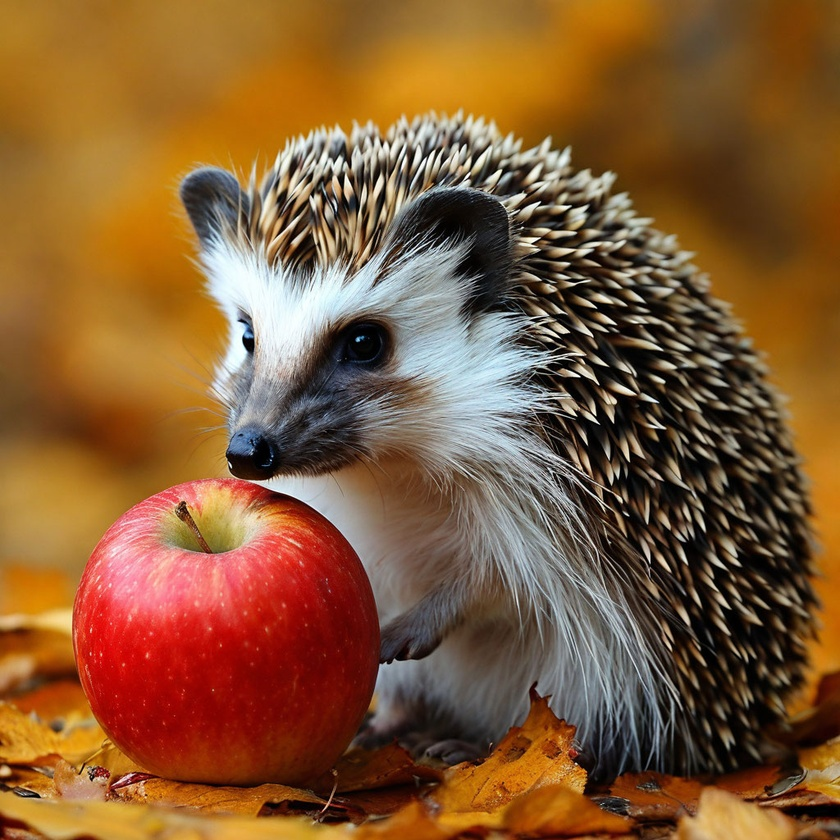
#> input picture 4.jpeg, 840 x 840 px, shrunk from 1024 x 1024 before the run
$ python main.py
#> lines starting #> are read from the running program, lines starting #| are printed output that depends on the picture
#Открытие изображения в openCV
#pip install opencv-python  -  установка библиотеки
import cv2

pic = cv2.imread(r"4.jpeg")
#> pic is the input picture: shape (840, 840, 3); mean B, G, R 52.7, 90.3, 131.6
mode = 0
b,g,r = cv2.split(pic)
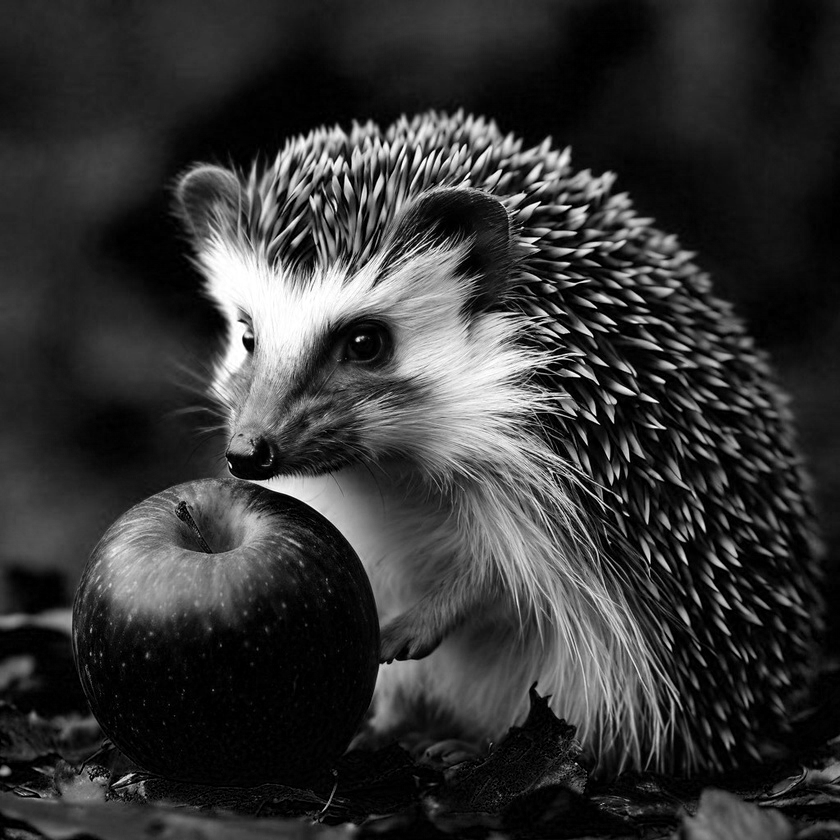
#> b: shape (840, 840); min 0, max 255, mean 52.7
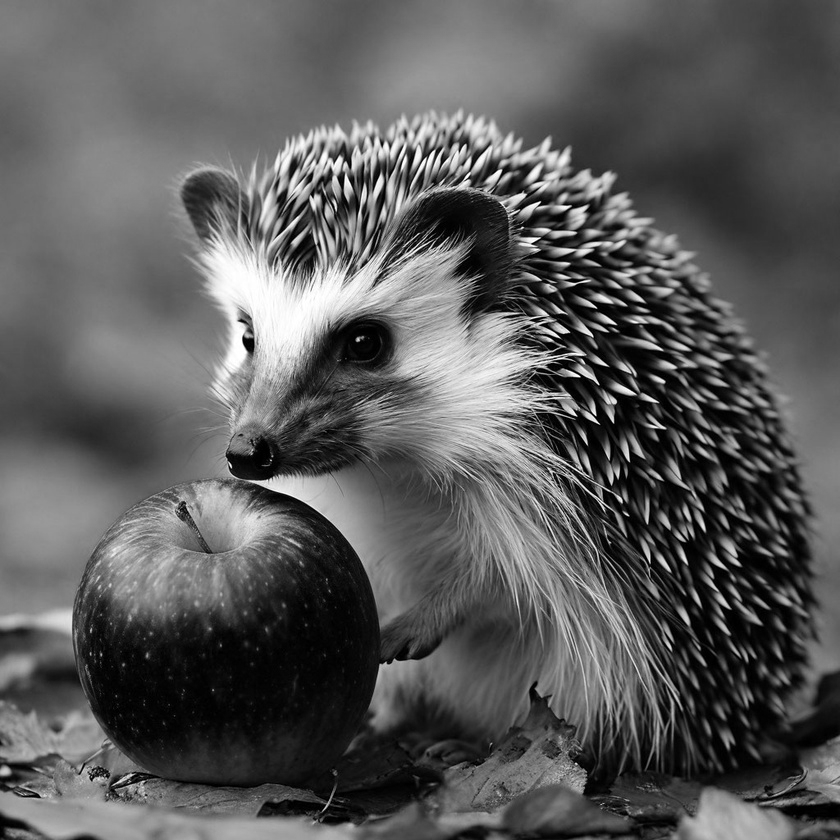
#> g: shape (840, 840); min 0, max 255, mean 90.3
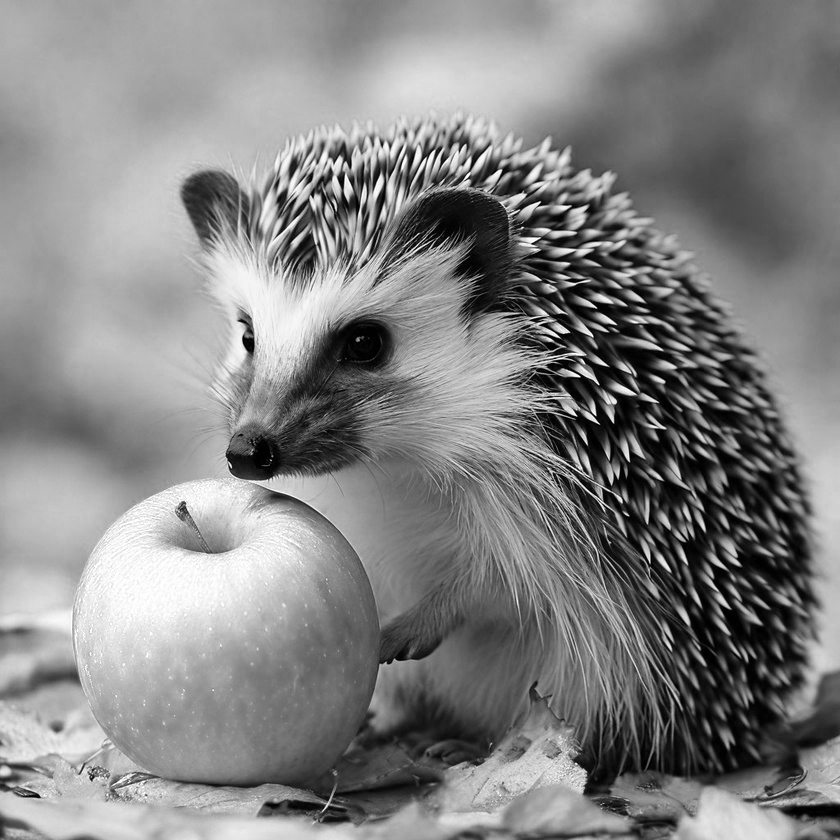
#> r: shape (840, 840); min 0, max 255, mean 131.6
while True:
    if(mode == 0):
        cv2.imshow("4",pic)
    elif(mode == 1):
        cv2.imshow("4",r)
    elif(mode == 2):
        cv2.imshow("4",g)
    elif(mode == 3):
        cv2.imshow("4",b)
    key = cv2.waitKey(33)
#> (key Esc is pressed here)
    print(key)
    if(key == 27):
        break
    elif(key == 114):
        mode = 1
    elif(key == 103):
        mode = 2
    elif(key == 98):
        mode = 3
    elif(key == 32):
        mode = 0
cv2.destroyAllWindows()

$ run again, with 1.jpeg copied over 4.jpeg
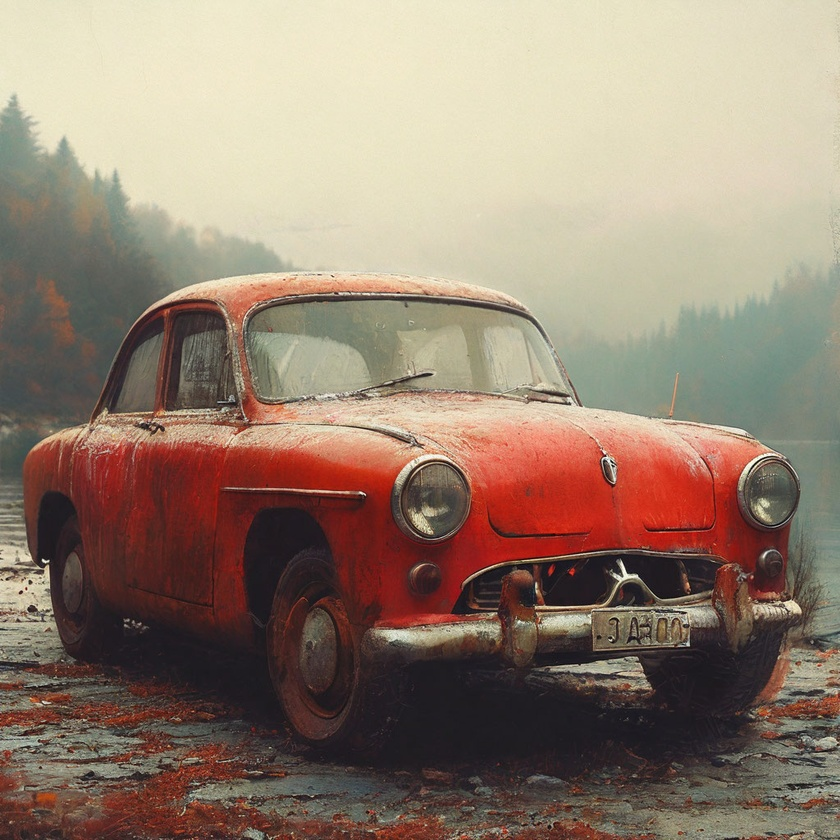
#> input picture 1.jpeg, 840 x 840 px, shrunk from 1024 x 1024 before the run
#> pic is the input picture: shape (840, 840, 3); mean B, G, R 112.3, 128.3, 147.8
#> `b,g,r = cv2.split(pic)`:
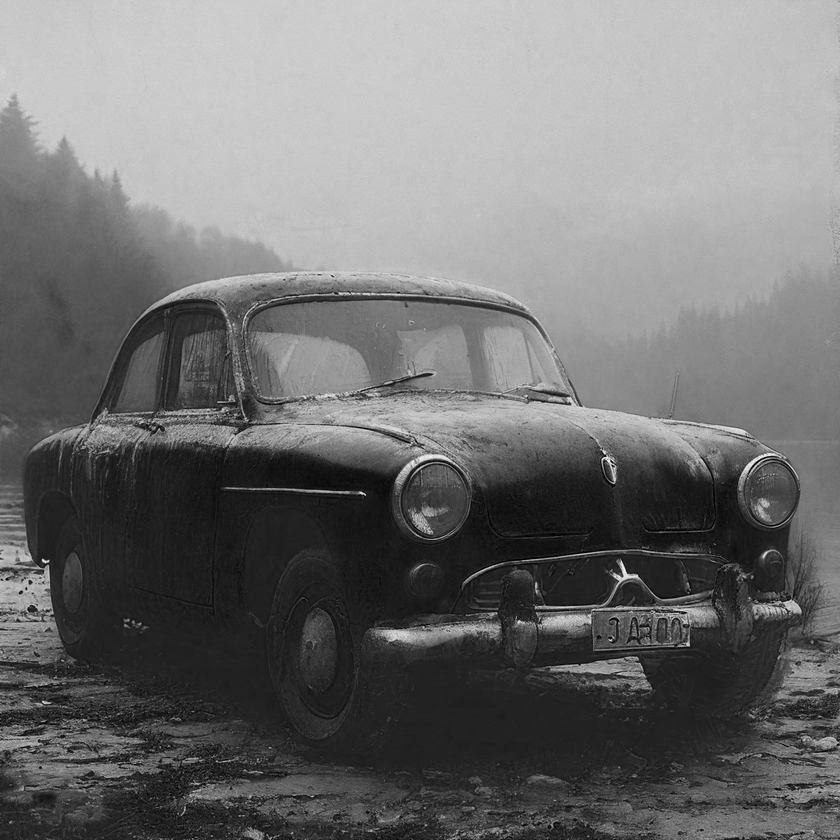
#> b: shape (840, 840); min 0, max 250, mean 112.3
#> `b,g,r = cv2.split(pic)`:
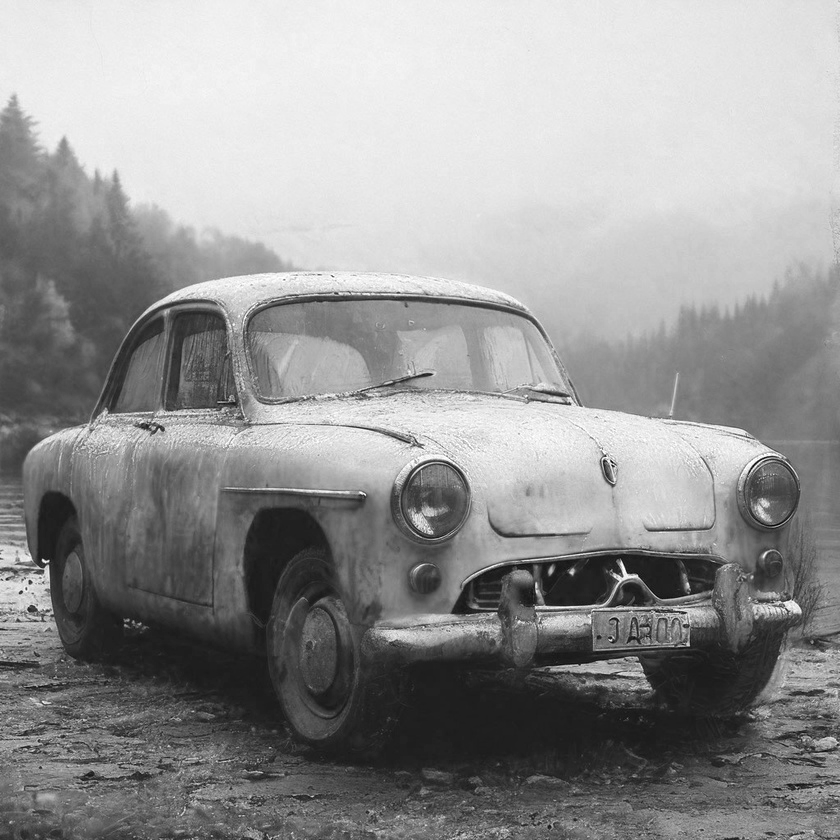
#> r: shape (840, 840); min 0, max 255, mean 147.8

$ run again, with 3.jpeg copied over 4.jpeg
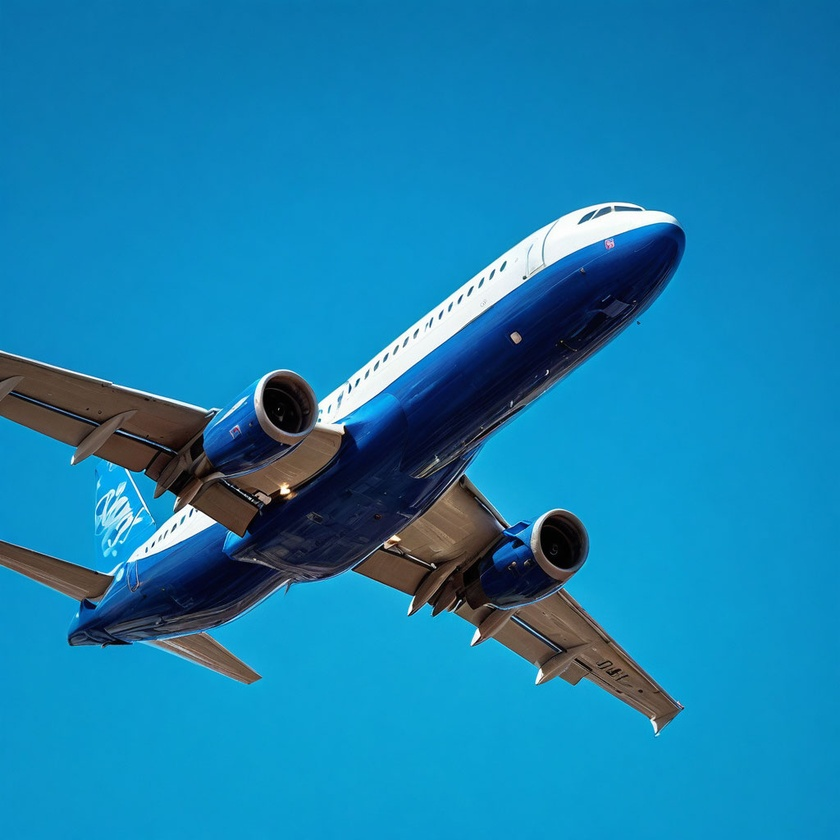
#> input picture 3.jpeg, 840 x 840 px, shrunk from 1024 x 1024 before the run
#> pic is the input picture: shape (840, 840, 3); mean B, G, R 176.2, 129.3, 23.4
#> `b,g,r = cv2.split(pic)`:
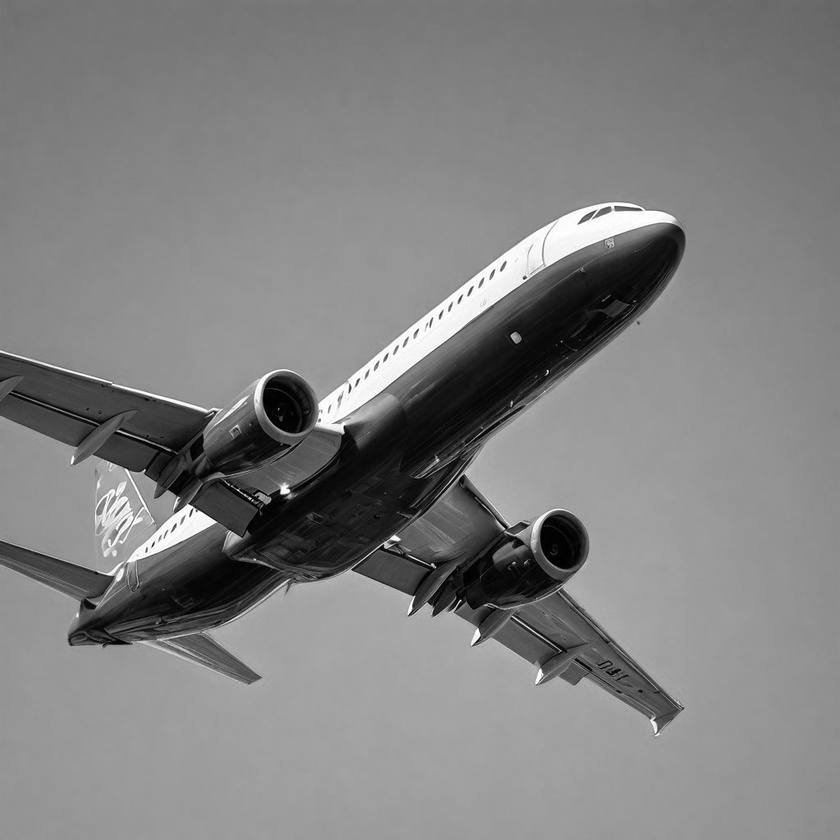
#> g: shape (840, 840); min 0, max 255, mean 129.3
#> `b,g,r = cv2.split(pic)`:
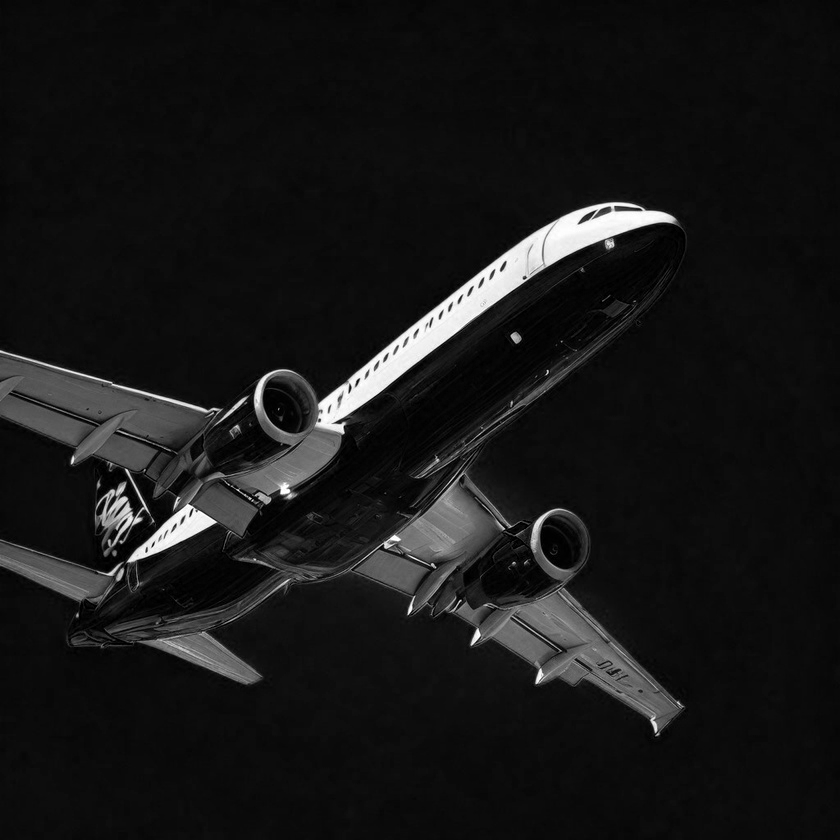
#> r: shape (840, 840); min 0, max 255, mean 23.4
